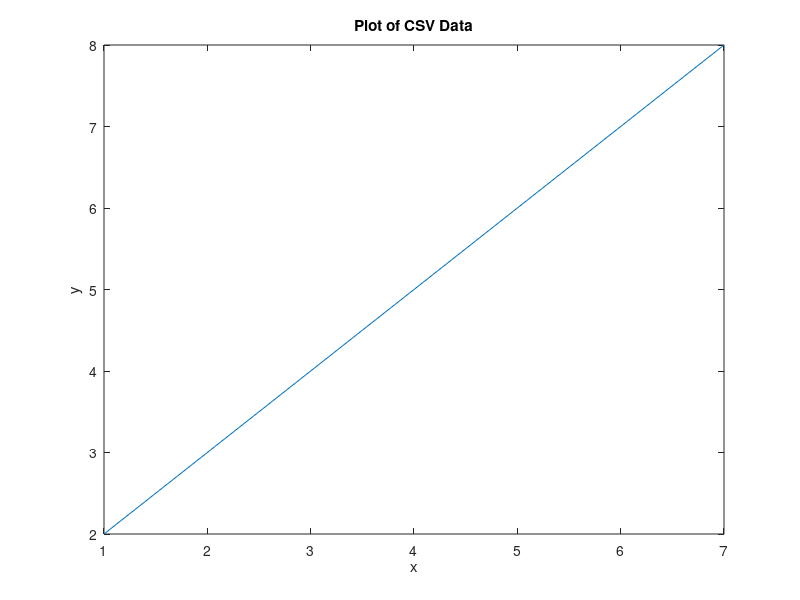

Write MATLAB code to recreate this figure.
% Step 1: Create a CSV file with two columns of data
% This is done manually or programmatically. For example, the file 'data.csv' might contain:
% 1,2
% 3,4
% 5,6
% 7,8

% Step 2: Load the data from the CSV file
data = csvread('data.csv');

% Step 3: Store the first column of data in one variable and the second column in another variable
x = data(:, 1);
y = data(:, 2);

% Step 4: Plot the two-dimensional data
plot(x, y);
xlabel('x');
ylabel('y');
title('Plot of CSV Data');